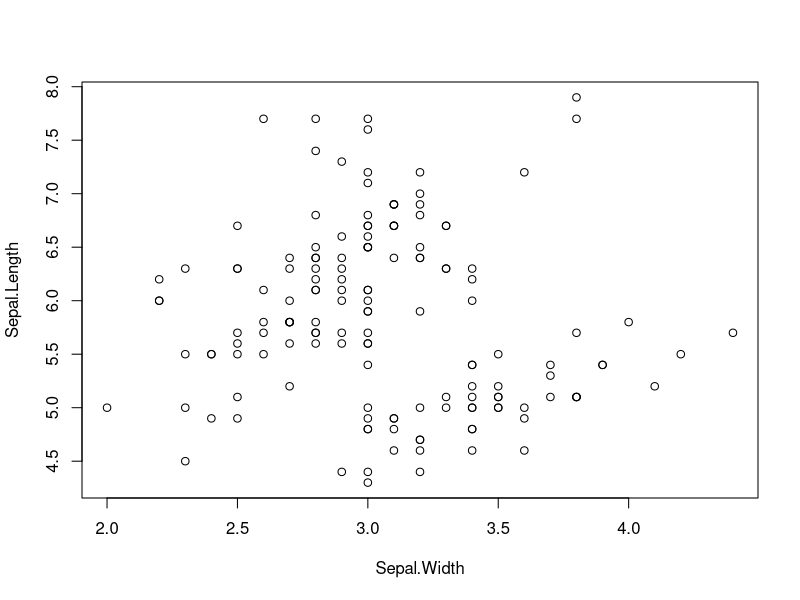
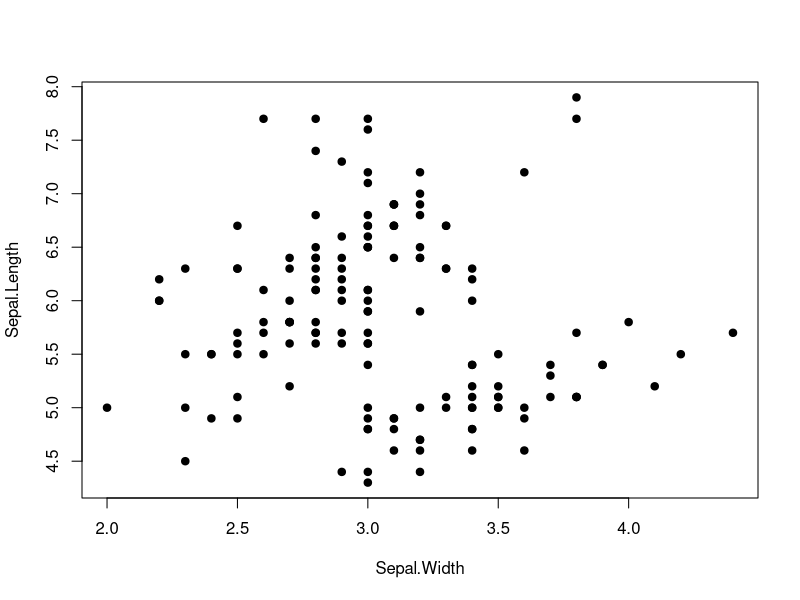
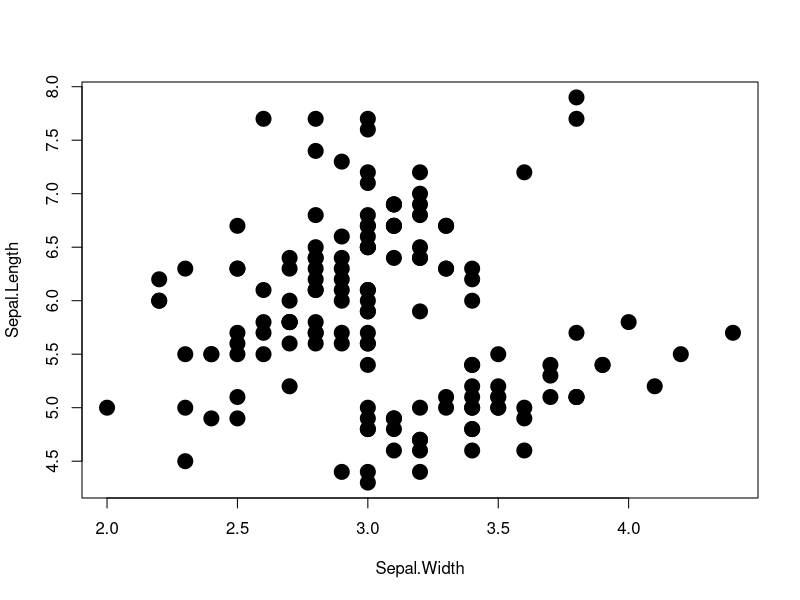
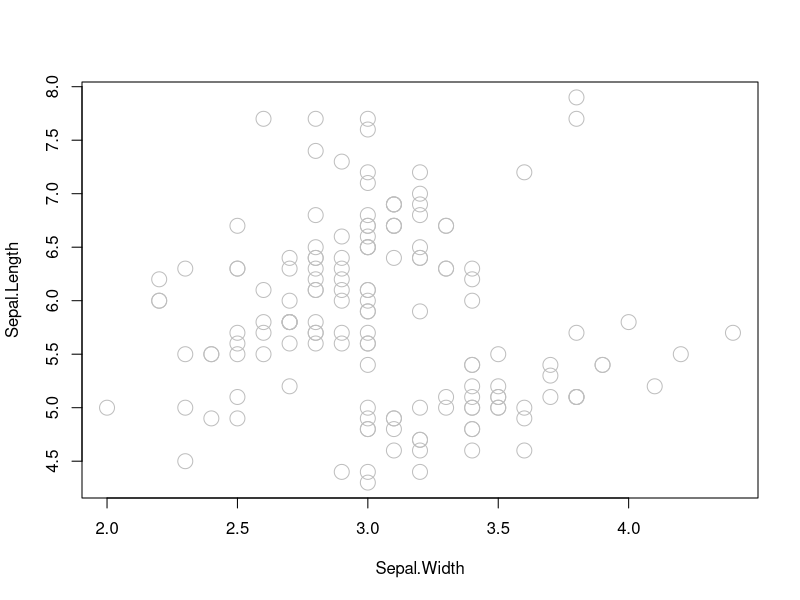
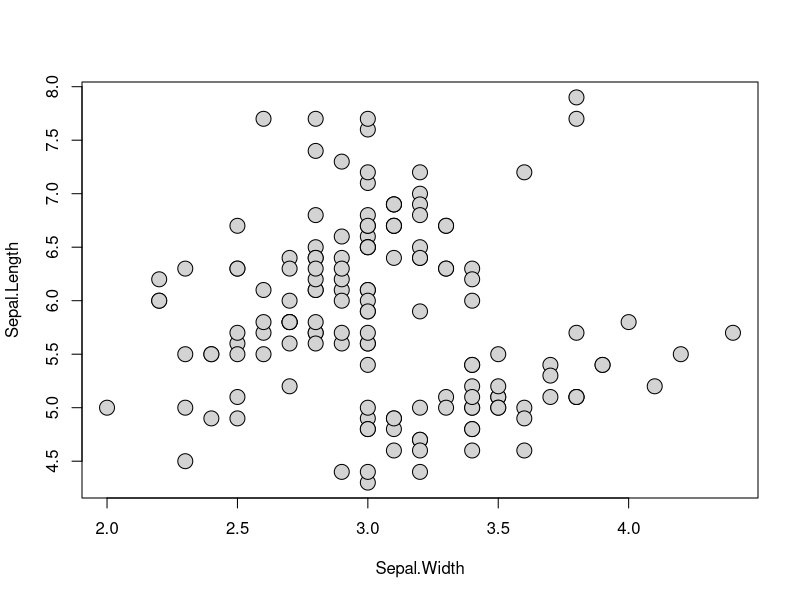
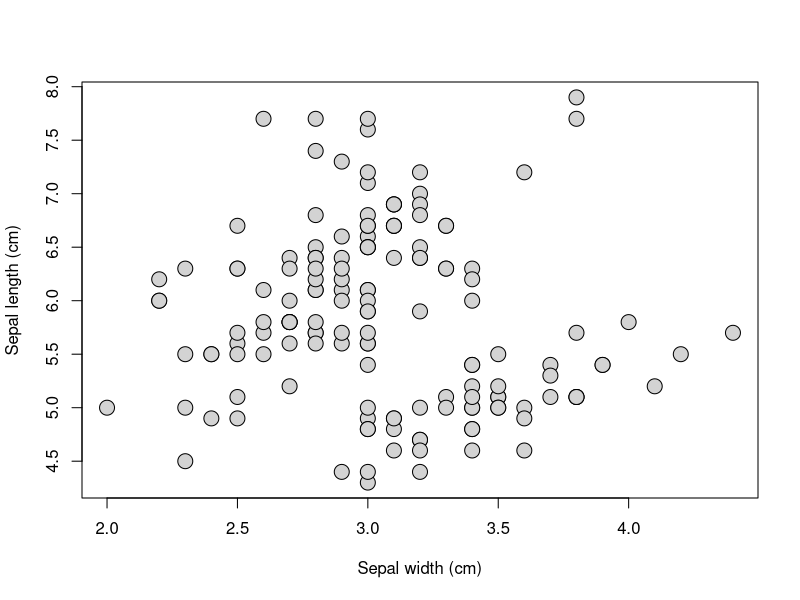
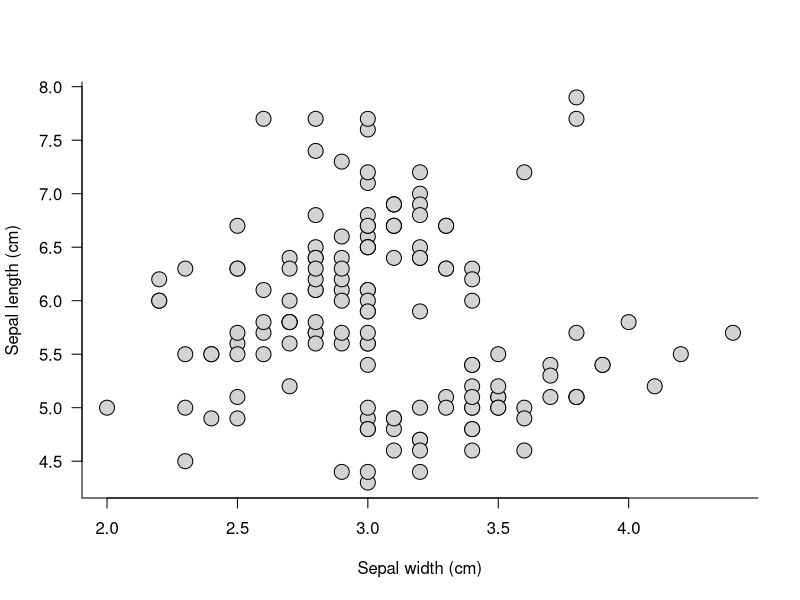
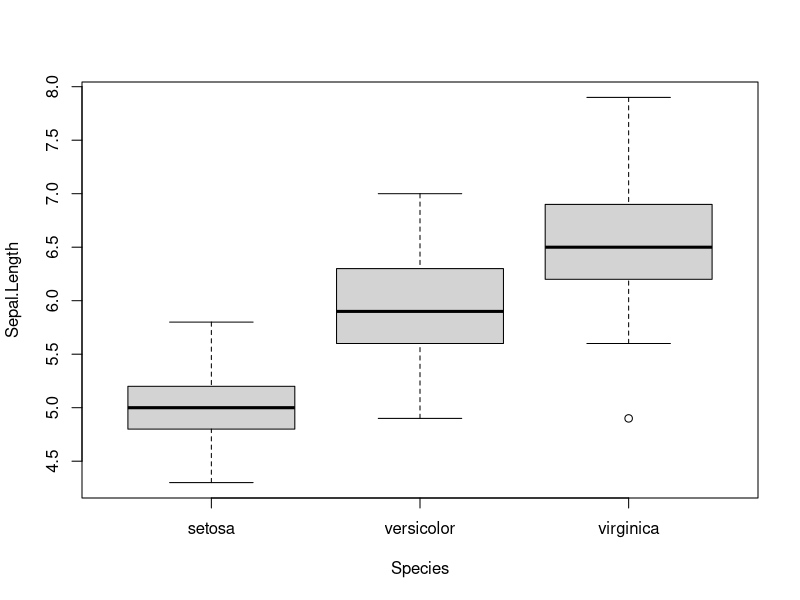

These figures' R source, in order:
## ---- chunk 1
iris
## ---- chunk 2

plot(Sepal.Length ~ Sepal.Width, data = iris)

## ---- chunk 3

plot(Sepal.Length ~ Sepal.Width, data = iris,
     pch = 19)

## ---- chunk 4

plot(Sepal.Length ~ Sepal.Width, data = iris,
     pch = 19, cex = 2)

## ---- chunk 5

plot(Sepal.Length ~ Sepal.Width, data = iris,
     pch = 21, cex = 2, col = "gray")

## ---- chunk 6

plot(Sepal.Length ~ Sepal.Width, data = iris,
     pch = 21, cex = 2, bg = "lightgray")

## ---- chunk 7

plot(Sepal.Length ~ Sepal.Width, data = iris,
     pch = 21, cex = 2, bg = "lightgray",
     xlab = "Sepal width (cm)", ylab = "Sepal length (cm)")

## ---- chunk 8

plot(Sepal.Length ~ Sepal.Width, data = iris,
     pch = 21, cex = 2, bg = "lightgray",
     xlab = "Sepal width (cm)", ylab = "Sepal length (cm)",
     axes = F)
box(bty = "l") # L-shaped border lines
axis(1) # 1: draw x-axis
axis(2, las = 2) # 2: draw y-axis, las = 2: make axis lables horizontal

## ---- chunk 9

boxplot(Sepal.Length ~ Species, data = iris)

## ---- chunk 10

boxplot(Sepal.Length ~ Species, data = iris,
        col = "lightgray")

## ---- chunk 11

boxplot(Sepal.Length ~ Species, data = iris,
        col = "lightgray", border = "grey48")

## ---- chunk 12

boxplot(Sepal.Length ~ Species, data = iris,
        col = "lightgray", border = "grey48",
        boxwex = 0.4 )

## ---- chunk 13

boxplot(Sepal.Length ~ Species, data = iris,
        col = "lightgray", border = "grey48",
        boxwex = 0.4, ylab = "Sepal length (cm)",
        axes = F)
box(bty = "l")
axis(1, at = c(1, 2, 3), labels = c("Setosa", "Versicolor", "Virginica") )
axis(2, las = 2)

